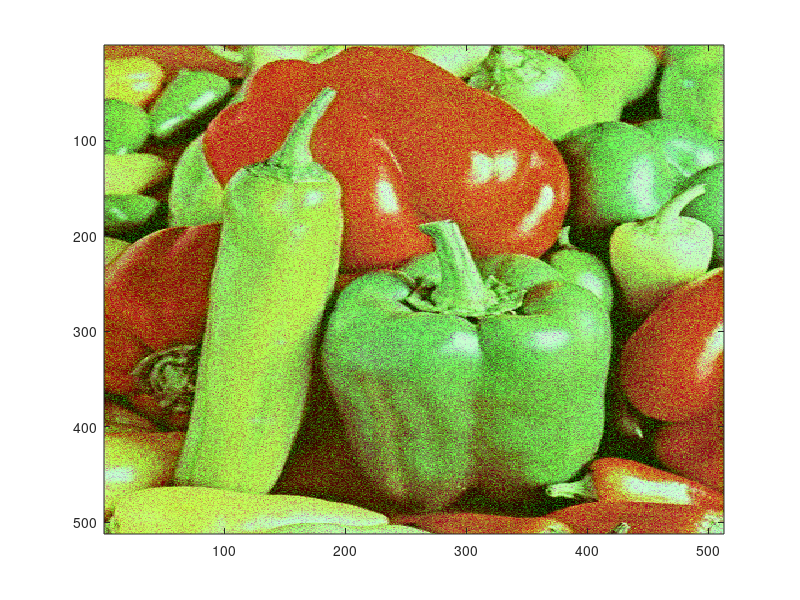

Write the MATLAB code that produced this figure. (Note: this script raises an error after producing the figure.)
clc; clear; close all;
% ECE 6397 Matlab project
% Q2

%2d
I = load('6397.mat');
figure(1)
image(I.IM6397)

q = [100,200,500,750,900];
H = zeros(1,length(q));
MSE = zeros(1,length(q));

for m = 1:length(q)
[zAr,zHr,zVr,zDr] = encoder_2d(I.IM6397(:,:,1),q(m));
[zAg,zHg,zVg,zDg] = encoder_2d(I.IM6397(:,:,2),q(m));
[zAb,zHb,zVb,zDb] = encoder_2d(I.IM6397(:,:,3),q(m));

Ir = decoder_2d(zAr,zHr,zVr,zDr,q(m));
Ig = decoder_2d(zAg,zHg,zVg,zDg,q(m));
Ib = decoder_2d(zAb,zHb,zVb,zDb,q(m));

figure(m+1)
temp_title = sprintf('Decoded image for q = %5.3f',q(m));
imshow(cat(3,Ir,Ig,Ib))

end
